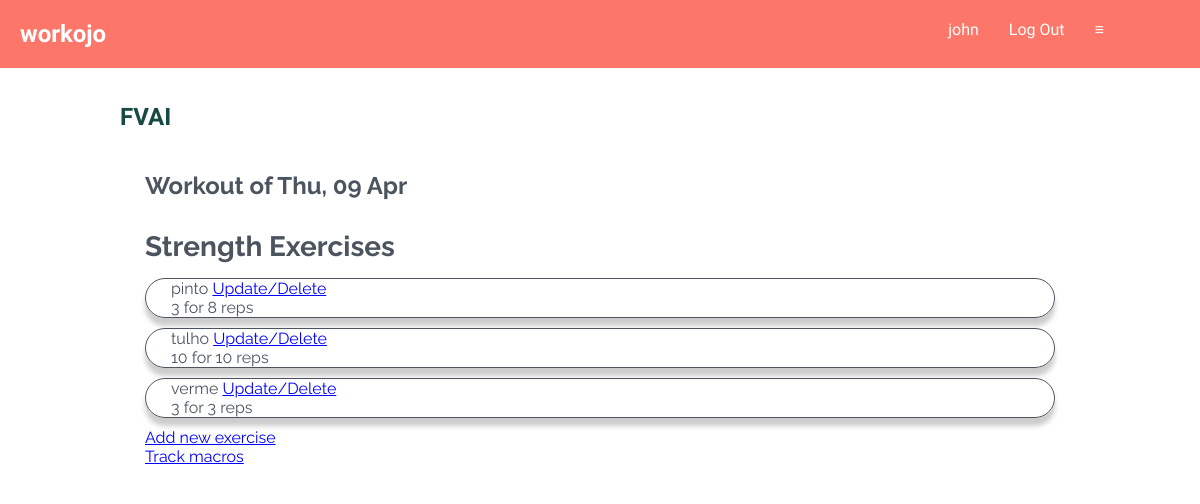
/12/workout (signed in), run on the app's committed database.
### tables this page shows
CREATE TABLE user (
  id INTEGER PRIMARY KEY AUTOINCREMENT,
  username TEXT UNIQUE NOT NULL,
  password TEXT NOT NULL
);

CREATE TABLE workout (
  id INTEGER PRIMARY KEY AUTOINCREMENT,
  creator_id INTEGER NOT NULL,
  created TIMESTAMP NOT NULL DEFAULT CURRENT_TIMESTAMP,
  tag TEXT NOT NULL,
  FOREIGN KEY (creator_id) REFERENCES user (id)  
);

CREATE TABLE exercise (
  id INTEGER PRIMARY KEY AUTOINCREMENT,
  workout_id INTEGER NOT NULL,
  exercise_name TEXT NOT NULL,
  set_number INTEGER NOT NULL,
  repetitions INTEGER NOT NULL,
  unit TEXT NOT NULL,
  FOREIGN KEY (workout_id) REFERENCES workout (id)
);

### workojo/log.py (the view)
@bp.route('/<int:id>/workout')
@login_required
def workout(id):
    db = get_db()
    workout = get_workout(id)
    user_id = session.get('user_id')
    exercises = db.execute(
        'SELECT e.id, exercise_name, set_number, repetitions, unit, created, workout_id'
        ' FROM exercise e JOIN workout w ON e.workout_id=w.id'
        ' WHERE workout_id= ?',(id,)
    ).fetchall()
    macros = db.execute(
        'SELECT m.id, carbs, protein, fats, workout_id'
        ' FROM macros m JOIN workout w on m.workout_id=w.id'
        ' WHERE workout_id = ?',(id,)
    ).fetchone()
    workout = db.execute(
        'SELECT *'
        ' FROM workout'
        ' ORDER BY created DESC'
        ).fetchone()
    diet_goals = db.execute(
        'SELECT d.creator_id, daily_protein, daily_fats, daily_carbs'
        ' FROM diet_goals d JOIN user u on d.creator_id=u.id'
        ' WHERE creator_id = ?',(user_id,)
    ).fetchone()
    distance_list = distance_from_goals(diet_goals, macros)
    session['current_id'] = workout['id']
    kcal = kcal_counter(macros)
    return render_template('log/workout_details.html', macros=macros, exercises=exercises, workout=workout,
    user_id=user_id, kcal=kcal, distance_list=distance_list, diet_goals=diet_goals)

### workojo/_log_helper.py (called while the page is built)
def kcal_counter(macros):
    if macros:
        kcal = (macros['fats'] * 9) + (macros['carbs'] * 4) + (macros['protein'] * 4)
    else:
        kcal = 0
    return kcal

def distance_from_goals(diet_goals, macros):
    if diet_goals and macros:
        protein_distance = diet_goals['daily_protein'] - macros['protein']
        carb_distance = diet_goals['daily_carbs'] - macros['carbs']
        fats_distance = diet_goals['daily_fats'] - macros ['fats']
        distance_list = [protein_distance, carb_distance, fats_distance]
        return distance_list

def get_workout(id, check_author=True):
    workout = get_db().execute(
        'SELECT w.id, creator_id, created, tag, created, username'
        ' FROM workout w JOIN user u ON w.creator_id=u.id'
        ' WHERE w.id = ?',
        (id,)
    ).fetchone()
    if workout is None:
        abort(404, 'Workout id {0} does not exist.'.format(id))
    if check_author and workout['creator_id'] != g.user['id']:
        abort(403)
    return workout

### workojo/auth.py (called while the page is built)
@bp.before_app_request
def load_logged_in_user():
    user_id = session.get('user_id')
    if user_id is None:
        g.user = None
    else:
        g.user = get_db().execute(
            'SELECT * FROM user WHERE id = ?', (user_id, )
        ).fetchone()

def login_required(view):
    @functools.wraps(view)
    def wrapped_view(**kwargs):
        if g.user is None:
            return redirect(url_for('auth.login'))
        return view(**kwargs)
    return wrapped_view

### workojo/db.py (called while the page is built)
def get_db():
    if 'db' not in g:
        g.db = sqlite3.connect(
            current_app.config['DATABASE'],
            detect_types=sqlite3.PARSE_DECLTYPES
        )
        g.db.row_factory = sqlite3.Row
    return g.db

### workojo/templates/log/workout_details.html (shortened to what this page needs)
{% extends 'base.html' %}
{% block header %}
  <h1>{% block title %} {{ workout['tag']}} {% endblock %}</h1>
{% endblock %}
{% block content %}
<div class="body">
<h2 class="workout-header">Workout of {{ workout['created'].strftime('%a, %d %b')}}</h2>
<h4 class="workout-header"> Strength Exercises</h4>
{% for exercise in exercises %}
<p class="workout-children">
    {{ exercise['exercise_name']}} <a class="body-link" href="{{url_for('log.update', id=exercise['id'])}}">Update/Delete</a>
    <br>
    {{ exercise['set_number']}} for {{ exercise['repetitions']}} {{ exercise['unit']}} <br>
</p>
{% endfor %}
<p><a class="body-link" href="{{url_for('log.create')}}">Add new exercise</a></p>
{% if macros %}
<h4 class="workout-header">Macros Intake</h4>
<table>
  <tr>
    <th>Protein</th>
    <th>Carbs</th>
    <th>Fats</th>
    <th>KCal</th>
  </tr>
  <tr>
    <td>{{ macros['protein'] }}</td>
    <td>{{ macros['carbs'] }}</td>
    <td>{{ macros['fats'] }}</td>
    <td>{{ kcal }}</td>
  </tr>
</table>
<a class="body-link" href="{{url_for('log.macro_update', id=macros['id'])}}">Update Macros</a>
{% else %}
<a class="body-link" href="{{url_for('log.macro_create')}}">Track macros</a>
{% endif %}
</div>
{% endblock %}

### workojo/templates/base.html (shortened to what this page needs)
<!doctype html>
<link rel="stylesheet" media='screen and (min-width: 450px)' href="{{ url_for('static', filename='style.css') }}">
<link rel="stylesheet" media='screen and (min-width: 140px) and (max-width: 440px)' href="{{ url_for('static', filename='phone.css') }}"/>
<body>
<nav>
  <h1>workojo</h1>
  <ul>
    {% if g.user %}
      <li><span>{{ g.user['username'] }}</span>
      <li><a href="{{ url_for('auth.logout') }}">Log Out</a>
      <li id="triple-bar">&#8801</li>
    {% else %}
      <li><a href="{{ url_for('auth.register') }}">Register</a>
      <li><a href="{{ url_for('auth.login') }}">Log In</a>
      <li id="triple-bar">&#8801</li>
    {% endif %}
  </ul>
</nav>
<section class="content">
  <header>
    {% block header %}{% endblock %}
  </header>
  {% block content %}{% endblock %}
</section>
</body>

### workojo/static/style.css (style rules this page uses)
* { margin: 0; padding: 0; }
h4 { font-size: 28px; }
nav { font-family: 'Gotu', sans-serif; display: flex; padding: 20px; background-color: #fc766aff; color: white; }
ul { margin-left: 70%; }
li { display: inline-block; margin-left: 30px; }
a { text-decoration: none; color: inherit; }
section { width: 80%; margin: 0 auto; padding: 10px; background-color: white; color: #4c555f; }
header { font-family: 'Gotu', sans-serif; padding: 25px 0px; color: #184a45ff; }
.workout-header { padding: 15px 0px; }
.workout-children { border: 1px solid #4c555f; box-shadow: 0px 8px 5px 0px rgba(0,0,0,0.2); border-radius: 25px; margin-bottom: 10px; }
.body, .workout-children { font-family: 'Raleway', sans-serif; padding: 0px 25px; }
.body-link { color: blue; text-decoration: underline; padding-right: 15px; }

### workojo/static/phone.css (style rules this page uses)
* { margin: 0; padding: 0; -webkit-padding-start: 0; }
h4 { margin: 15px 0px 10px 0px; }
nav { font-family: 'Gotu', sans-serif; display: flex; background-color: #fc766aff; color: white; padding: 10px; }
ul { font-size: 0; padding: 0; }
li { display: inline-block; font-size: 16px; margin: -15px; margin-left: 10px; padding-left: 20px; }
a { text-decoration: none; color: inherit; }
section { margin: 0px 5px 5px 5px; padding: 10px; background-color: white; color: #4c555f; }
header { font-family: 'Gotu', sans-serif; padding: 10px; text-align: center; color: #184a45ff; }
.body, .workout-children { font-family: 'Raleway', sans-serif; padding: 0px 10px 0px 10px; line-height: 1.5em; }
.body p { margin-bottom: 15px; }
.body-link { color: blue; text-decoration: underline; padding: 15px; }
.workout-children { border: 1px solid #4c555f; box-shadow: 0px 8px 5px 0px rgba(0,0,0,0.2); border-radius: 25px; }
#triple-bar { position: relative; cursor: pointer; font-size: 25px; padding: 10px; padding-left: 20px; }

### data on the page
user: user.username "john"
workout: tag "FVAI", created "Thu, 09 Apr"
exercise: exercise_name "pinto", set_number "3", repetitions "8", unit "reps"
exercise: exercise_name "tulho", set_number "10", repetitions "10", unit "reps"
exercise: exercise_name "verme", set_number "3", repetitions "3", unit "reps"
